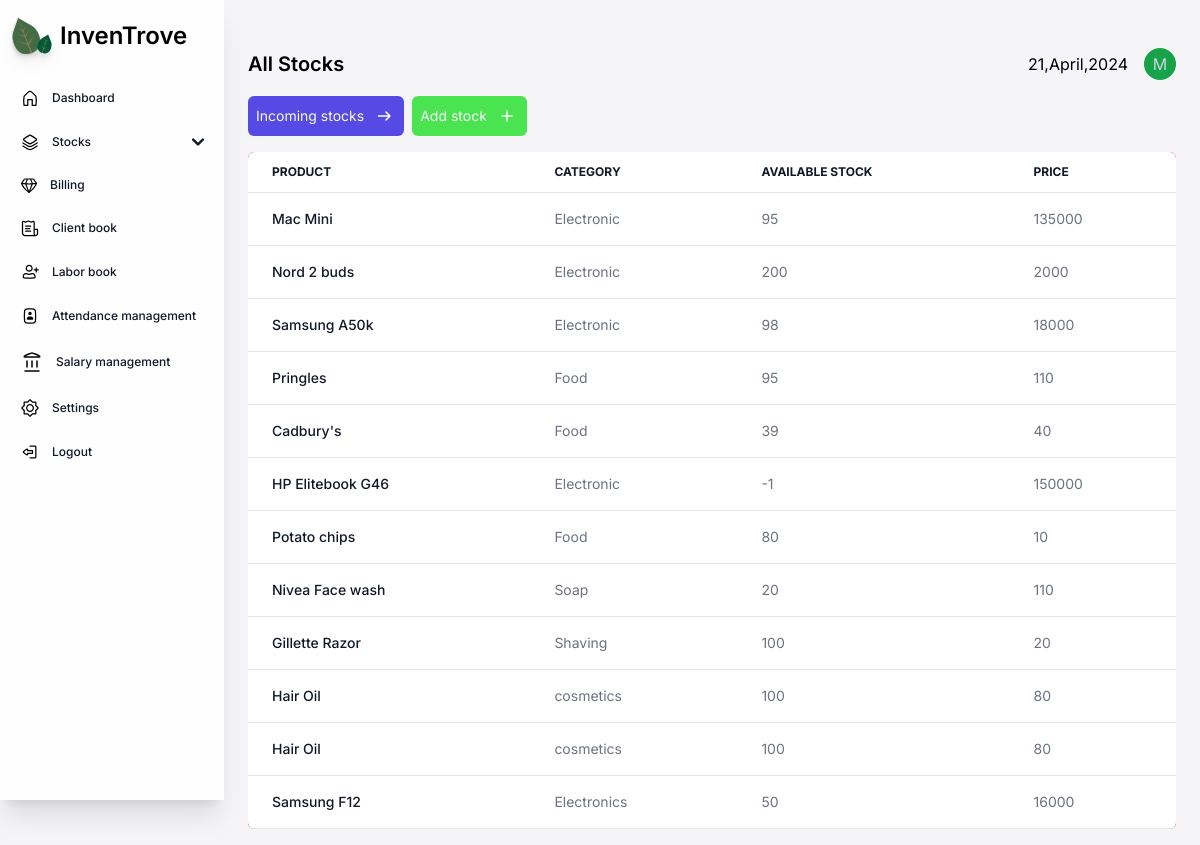
Page /stocks/ on the earlier database version.
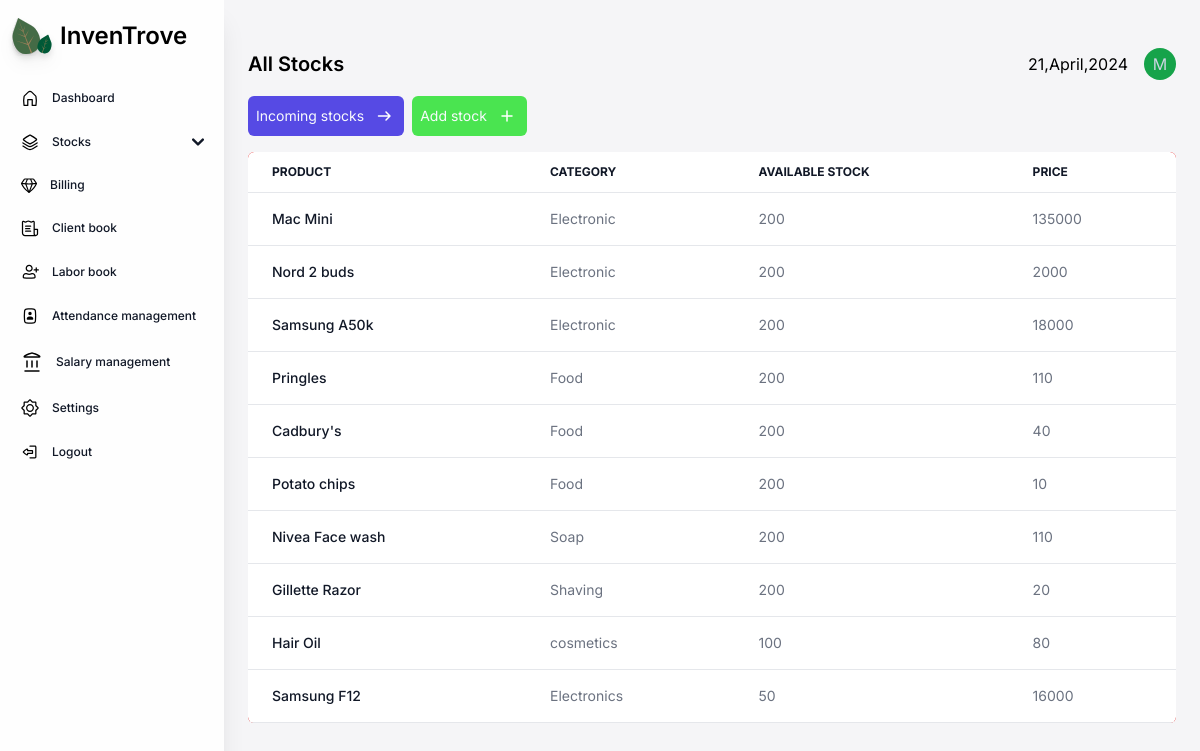
Same page on the later database version.
### core/models.py (models this page shows, shortened)
class stock(models.Model):
    productname = models.CharField(max_length=70, db_index=True)
    category = models.CharField(max_length=50)
    maximumstock = models.PositiveIntegerField()
    quantity = models.PositiveIntegerField()
    price = models.PositiveIntegerField()

### core/views.py (the view)
# urls.py: path('stocks/', cvs.stocks),
def stocks(request):
    stocks = stock.objects.all()
    return render(request, "core/stocks.html", {'stocks':stocks})

### core/templates/core/stocks.html (shortened to what this page needs)
{% load static %}
{% load static tailwind_tags%}
<!DOCTYPE html>
<html lang="en">
<head>
    <link href="https://cdnjs.cloudflare.com/ajax/libs/flowbite/2.3.0/flowbite.min.css" rel="stylesheet" />
    {% tailwind_css %}
</head>
<body class="font-inter bg-[#F5F5F7] max-w-full h-[100%]">
<section class="sm:ml-56 px-6 pb-4 max-w-full min-h-[100%]">
    <div class="relative">
    {% include 'core/navigation.html' %}
    </div>
    <div class="flex justify-between w-full items-center sm:mt-12 mt-6">
        <div>
            <p class="font-inter font-semibold text-xl">All Stocks</p>
        </div>
        <div class="items-center gap-4 hidden sm:flex">
            <p>21,April,2024</p>
            <div class="w-8 h-8 bg-green-600 rounded-full items-center justify-center flex">
                <p class="text-slate-300">M</p>
            </div>
        </div>
    </div>
    <main class="mt-4 min-w-full h-full">
    <div class="flex justify-between mt-2 items-center gap-2 flex-wrap">
    <div class="flex gap-2">
        <a href="/incomingstocks">
        <button class="px-2 py-2 bg-[#564AE4] flex items-center rounded-md gap-2 text-slate-50 text-sm">
            Incoming stocks
            <img src="{% static  'images/Arrow right.svg' %}" alt="plus">
        </button>
        </a>
        <button class="px-2 py-2 bg-[#4AE450] flex items-center rounded-md gap-2 text-slate-50 text-sm font-inter">
            Add stock
            <img src="{% static  'images/Plus.svg' %}" alt="plus">
        </button>
    </div>
    </div>
        <div class="relative max-w-[100%] min-h-full overflow-x-scroll mt-4 rounded-md bg-red-500">
            <table class="text-sm text-left min-h-full text-gray-500 bg-white dark:text-gray-400 rounded-md shadow-md overflow-x-auto w-full">
                <thead class="border-b text-xs text-gray-900 uppercase dark:text-gray-400">
                    <tr>
                        <th scope="col" class="px-6 py-3">
                            Product
                        </th>
                        <th scope="col" class="px-6 py-3">
                            Category
                        </th>
                        <th scope="col" class="px-6 py-3">
                            Available stock
                        </th>
                        <th scope="col" class="px-6 py-3">
                            Price
                        </th>
                    </tr>
                </thead>
                <tbody>
                    {% for stock in stocks %}
                    <tr class="border-b">
                        <th scope="row" class="hover:underline px-6 py-4 font-medium text-gray-900 whitespace-nowrap">
                            <a href="{% url 'editstock' stock.id%}">
                            {{stock.productname}}
                            </a>
                        </th>
                        <td class="px-6 py-4">
                            {{stock.category}}
                        </td>
                        <td class="px-6 py-4">
                            {{stock.quantity}}
                        </td>
                        <td class="px-6 py-4">
                            {{stock.price}}
                        </td>
                    </tr>
                    {% endfor %}
                </tbody>
            </table>
        </div>
    </main>
</section>
</body>
</html>

### core/templates/core/navigation.html (shortened to what this page needs)
{% load static %}
<aside id="sidebar-multi-level-sidebar" class="fixed top-0 left-0 z-40 w-56 h-screen transition-transform -translate-x-full sm:translate-x-0 navbar" aria-label="Sidebar">
    <div class="h-full px-3 py-4 overflow-y-auto bg-[#FEFEFE] shadow-xl flex flex-col">
    <a href="/dashboard">
    <div class="flex gap-2 items-center mb-6 ">
        <img src="{% static 'images/logo1.svg' %}" class="max-w-[40px] drop-shadow-lg">
        <p class="text-2xl font-semibold">InvenTrove</p>
    </div>
    </a>
    <ul class="space-y-2 font-medium">
        <li>
            <a href="/dashboard" class="flex items-center p-2 text-gray-900 rounded-lgbg-gray-100 group hover:bg-gray-100">
                <img src="{% static 'images/Home.svg' %}" alt="">
                <span class="ms-3 text-xs">Dashboard</span>
            </a>
        </li>
        <li>
            <button type="button" class="flex items-center w-full p-2 text-base text-gray-900 transition duration-75 rounded-lg group hover:bg-gray-100" aria-controls="dropdown-example" data-collapse-toggle="dropdown-example">
                <img src="{% static 'images/Stack.svg' %}" alt="">
                <span class="flex-1 ms-3 text-left rtl:text-right whitespace-nowrap text-xs">Stocks</span>
                <svg class="w-3 h-3" aria-hidden="true" xmlns="http://www.w3.org/2000/svg" fill="none" viewBox="0 0 10 6">
                    <path stroke="currentColor" stroke-linecap="round" stroke-linejoin="round" stroke-width="2" d="m1 1 4 4 4-4"/>
                </svg>
            </button>
        </li>
        <li>
            <a href="/bills" class="flex items-center p-2 text-gray-900 rounded-lg hover:bg-gray-100">
                <img src="{% static 'images/Diamond.svg' %}" alt="">
                <span class="flex-1 ms-3 whitespace-nowrap text-xs">Billing</span>
            </a>
        </li>
        <li>
            <a href="/clientbook" class="flex items-center p-2 text-gray-900 rounded-lg hover:bg-gray-100">
                <img src="{% static 'images/Invoice.svg' %}" alt="">
                <span class="flex-1 ms-3 whitespace-nowrap text-xs">Client book</span>
            </a>
        </li>
        <li>
            <a href="/laborbook " class="flex items-center p-2 text-gray-900 rounded-lg hover:bg-gray-100">
                <img src="{% static 'images/User-plus.svg' %}" alt="">
                <span class="flex-1 ms-3 whitespace-nowrap text-xs">Labor book</span>
            </a>
        </li>
        <li>
            <a href="/attendance" class="flex items-center p-2 text-gray-900 rounded-lg hover:bg-gray-100">
                <img src="{% static 'images/Contacts.svg' %}" alt="">
                <span class="flex-1 ms-3 whitespace-nowrap text-xs">Attendance management</span>
            </a>
        </li>
        <li>
            <a href="/salarymanagement" class="flex items-center p-2 text-gray-900 rounded-lg hover:bg-gray-100">
                <img src="{% static 'images/Bank.svg' %}" alt="">
                <span class="flex-1 ms-3 whitespace-nowrap text-xs">Salary management</span>
            </a>
        </li>
        <li>
            <a href="#" class="flex items-center p-2 text-gray-900 rounded-lg hover:bg-gray-100">
                <img src="{% static 'images/Settings-alt.svg' %}" alt="">
                <span class="flex-1 ms-3 whitespace-nowrap text-xs">Settings</span>
            </a>
        </li>
        <li>
            <a href="#" class="flex items-center p-2 text-gray-900 rounded-lg hover:bg-gray-100">
                <img src="{% static 'images/Logout.svg' %}" alt="">
                <span class="flex-1 ms-3 whitespace-nowrap text-xs">Logout</span>
            </a>
        </li>
    </ul>
    </div>
</aside>

Differences in the rows shown:
removed stock: productname "HP Elitebook G46", category "Electronic", quantity "-1", price "150000"
removed stock: productname "Hair Oil", category "cosmetics", quantity "100", price "80"
changed stock "Mac Mini": quantity "95" → "200"
changed stock "Samsung A50k": quantity "98" → "200"
changed stock "Pringles": quantity "95" → "200"
changed stock "Cadbury's": quantity "39" → "200"
changed stock "Potato chips": quantity "80" → "200"
changed stock "Nivea Face wash": quantity "20" → "200"
changed stock "Gillette Razor": quantity "100" → "200"
